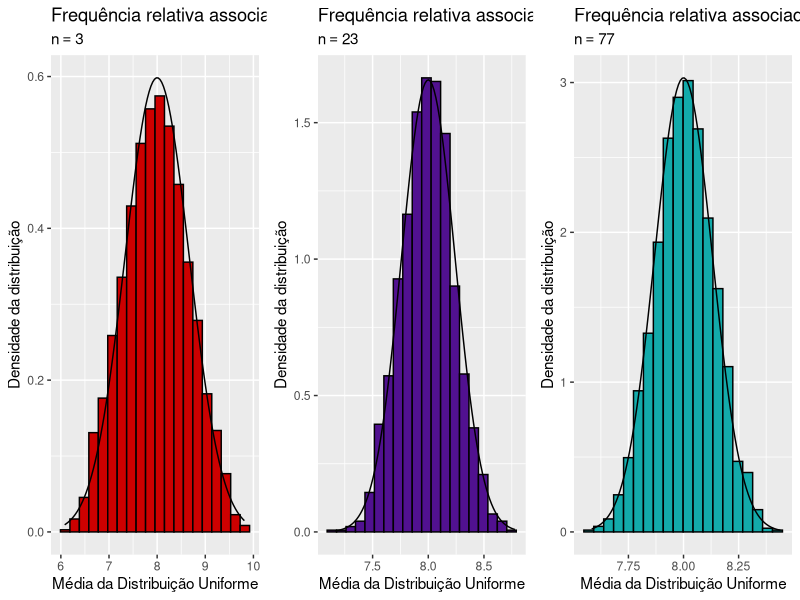

Here is the R script that generated this plot:
install.packages("ggplot2") #Install package
install.packages("cowplot")
library("ggplot2") #Link library
library("cowplot")
#---------------------------------------------------------------------------------------------------------------+
# Name: gen.observations                                                                                        |
# Input: four integers(n, a [lbound], b[ubound] parameters of Uniform Distribution), number of observations (sz)|
# Output: one plot (means of calculated Uniform Distributions)                                                  |
# Definition:Generate sz number of Uniform distributions, calculate mean of said observations                   |
#---------------------------------------------------------------------------------------------------------------+
gen.observations<-function(n, sz, lbound, ubound){
	data0=rep(0,sz)
	mean0=rep(0,sz)
	for(i in 1:sz){
		data0=runif(n, min = lbound, max = ubound)
		mean0[i]=mean(data0)
		
	}
	meanX=as.data.frame(mean0)
	print(meanX)
	#Theoretical values calculation sequence
	expected.value=(lbound+ubound)/2 #Expected value of a Uniform distribution
	variance=(ubound-lbound)^2/12 #Uniform distribution
	variance.n=variance/n
	if(n==3){ #choose colour
		filler="#CD0000"
	}else if(n==23){
		filler="#511190"
	}
	else if(n==77){
		filler="#13AAAA"
	}
	plot <- ggplot(meanX)
	plot <- plot + geom_histogram(aes(x=mean0 ,y=..density..),colour=1, fill=filler, bins=20)
	plot <- plot + stat_function(fun=dnorm, args=list(mean=expected.value,sd=sqrt(variance.n))) #create a normal distribution curve with expected value and sqrt(variance/n) parameters in order to compare with the generated uniform distributions
	plot <- plot + ggtitle("Frequência relativa associado aos valores obtidos da média da distribuição com",bquote(list(n==.(n)))) + ylab("Densidade da distribuição") + xlab("Média da Distribuição Uniforme") #add title and rename y axis
	return(plot)
}

#Specific parameters
sz= 1790
lbound=6
ubound=10
set.seed(1283)

#n=3 Sequence
plot3=gen.observations(3,sz,lbound,ubound)

#n=23 Sequence
plot23=gen.observations(23,sz,lbound,ubound)

#n=77 Sequence
plot77=gen.observations(77,sz,lbound,ubound)

super.plot=plot_grid(plot3, plot23, plot77, nrow=1, ncol=3) #grid all plots
ggsave("module6.png", plot = super.plot, device=png, width=21) #save super.plot
